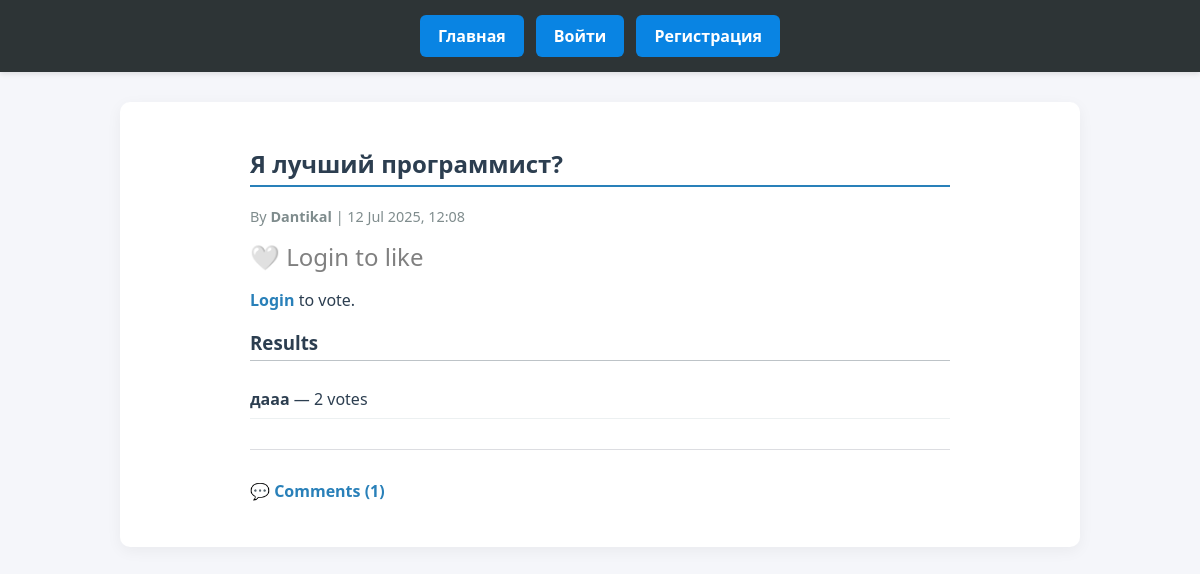
Screenshot of /poll/44/ with the database file from the repository.
### core/models.py (models this page shows, shortened)
class Poll(models.Model):
    question = models.CharField(max_length=255)
    author = models.ForeignKey(User, on_delete=models.CASCADE)
    created_at = models.DateTimeField(auto_now_add=True)
    likes = models.ManyToManyField(User, related_name='liked_polls', blank=True)

class Choice(models.Model):
    poll = models.ForeignKey(Poll, related_name='choices', on_delete=models.CASCADE)
    choice_text = models.CharField(max_length=100)
    votes = models.IntegerField(default=0)

### core/views.py (the view, shortened to what this page needs)
# urls.py: path('poll/<int:pk>/', views.poll_detail, name='poll_detail'),
def poll_detail(request, pk):
    poll = get_object_or_404(Poll, pk=pk)
    comment_form = CommentForm()
    return render(request, 'core/poll_detail.html', {'poll': poll, 'form': comment_form})

### core/templates/core/poll_detail.html (shortened to what this page needs)
{% extends "core/base.html" %}
{% load poll_extras %}
{% block content %}
<div style="max-width: 700px; margin: 20px auto; font-family: 'Segoe UI', Tahoma, Geneva, Verdana, sans-serif;">
  <h2 style="color: #2c3e50; border-bottom: 2px solid #2980b9; padding-bottom: 5px;">{{ poll.question }}</h2>
  <p style="color: #7f8c8d; font-size: 0.9em;">By <strong>{{ poll.author.username }}</strong> | {{ poll.created_at|date:"d M Y, H:i" }}</p>
  <div style="margin-bottom: 15px;">
    {% if user.is_authenticated %}
      <form method="post" action="{% url 'like_poll' poll.id %}" style="display: inline;">
        {% csrf_token %}
        {% if user in poll.likes.all %}
          <button id="like-btn-{{ poll.id }}" data-poll-id="{{ poll.id }}" type="submit" style="background: none; border: none; cursor: pointer;" aria-label="Unlike">
            <span style="font-size: 1.8em; color: red;">❤️</span>
          </button>
        {% else %}
          <button id="like-btn-{{ poll.id }}" data-poll-id="{{ poll.id }}" type="submit" style="background: none; border: none; cursor: pointer;" aria-label="Like">
            <span style="font-size: 1.8em; color: gray;">🤍</span>
          </button>
        {% endif %}
      </form>
      <span style="margin-left: 10px; color: #34495e;">{{ poll.total_likes }} like{{ poll.total_likes|pluralize }}</span>
    {% else %}
      <a href="{% url 'login' %}" style="color: gray; font-size: 1.5em; text-decoration: none;">🤍 Login to like</a>
    {% endif %}
  </div>
  {% if user.is_authenticated %}
    {% if user|has_voted:poll %}
      <p style="color: #e74c3c; font-weight: bold;">Вы уже проголосовали.</p>
    {% else %}
      <form method="post" action="{% url 'vote' poll.id %}" style="margin-bottom: 20px;">
        {% csrf_token %}
        {% for choice in poll.choices.all %}
          <div style="margin-bottom: 10px;">
            <input type="radio" id="choice{{ forloop.counter }}" name="choice" value="{{ choice.id }}" style="margin-right: 8px;">
            <label for="choice{{ forloop.counter }}" style="font-size: 1.1em;">{{ choice.choice_text }}</label>
          </div>
        {% endfor %}
        <button type="submit" style="background-color: #2980b9; color: white; padding: 10px 18px; border: none; border-radius: 4px; cursor: pointer;">Vote</button>
      </form>
    {% endif %}
  {% else %}
    <p><a href="{% url 'login' %}" style="color: #2980b9; text-decoration: none; font-weight: 600;">Login</a> to vote.</p>
  {% endif %}
  <h3 style="border-bottom: 1px solid #bdc3c7; padding-bottom: 5px;">Results</h3>
  <ul style="list-style: none; padding-left: 0;">
    {% for choice in poll.choices.all %}
      <li style="padding: 8px 0; border-bottom: 1px solid #ecf0f1;">
        <strong>{{ choice.choice_text }}</strong> — {{ choice.votes }} vote{{ choice.votes|pluralize }}
      </li>
    {% endfor %}
  </ul>
  <hr style="margin: 30px 0; border-color: #ecf0f1;">
  <div style="cursor: pointer; color: #2980b9; font-weight: 600; user-select: none; display: inline-flex; align-items: center;" id="toggle-comments">
    💬 Comments ({{ poll.comments.count }})
  </div>
</div>
{% endblock %}

### core/templates/core/base.html (style rules this page uses)
body { font-family: 'Segoe UI', Tahoma, sans-serif; margin: 0; background-color: #f5f6fa; color: #2c3e50; }
hr { border: none; height: 1px; background-color: #dcdde1; margin: 25px 0; }

### rows the page displays
Poll: question "Я лучший программист?", author.username "Dantikal", created_at "12 Jul 2025, 12:08", comments.count "1"
Choice: choice_text "дааа", votes "2"
